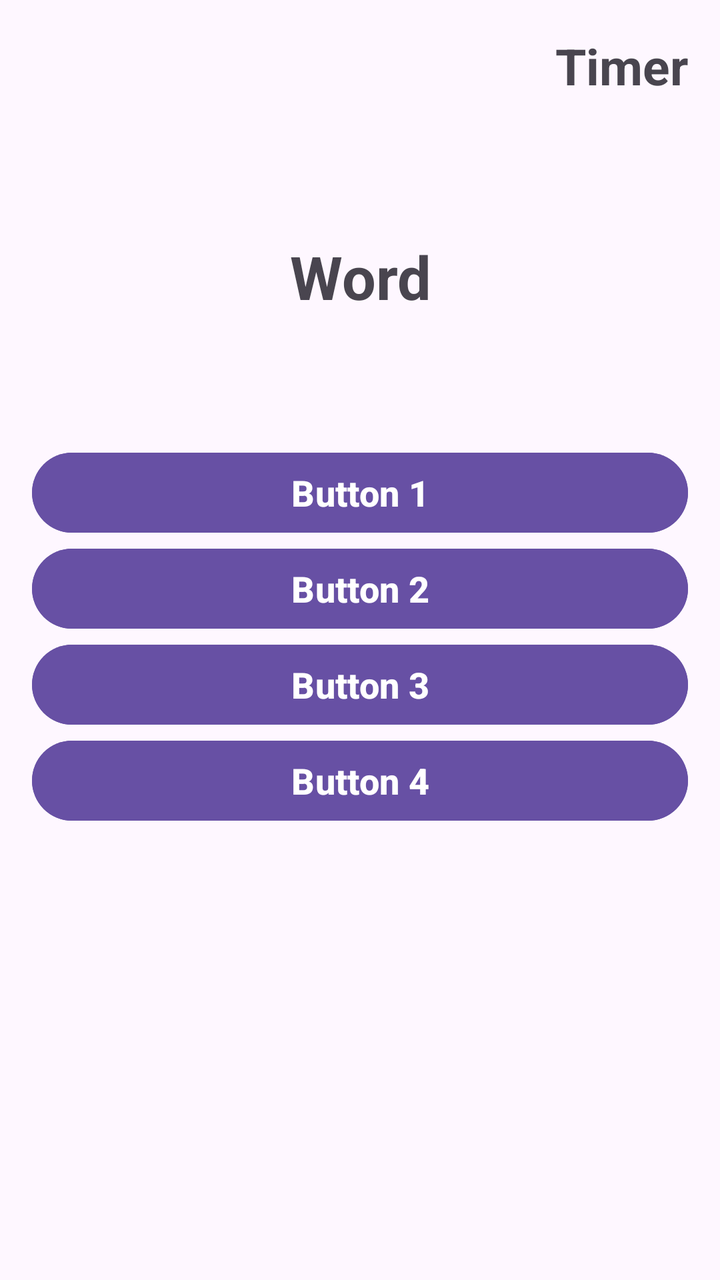
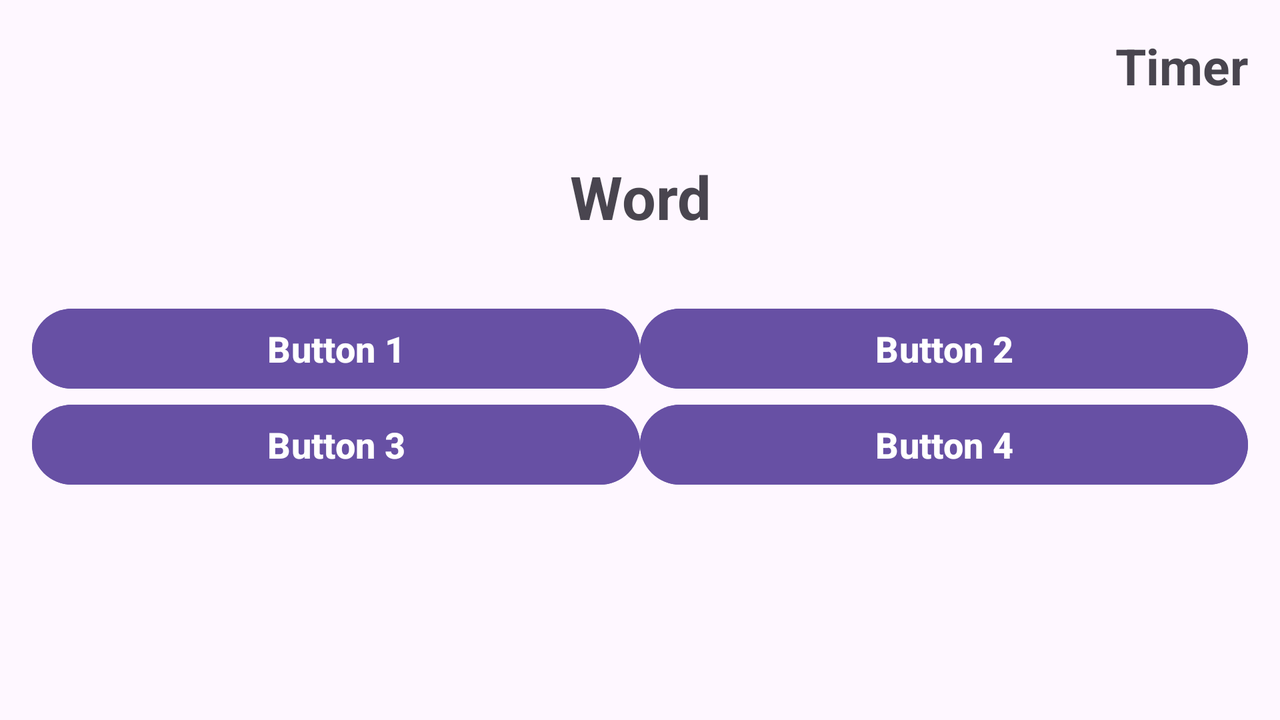

The same Android screen from two of the app's own layout files: first res/layout/ as a phone draws it, then the repository's variant for another configuration, drawn on a device whose configuration selects that folder. Both files follow.
<!-- AndroidManifest.xml: application theme Theme.LanguageEducationLab3 -->
<!-- res/layout/activity_test_with_variants.xml -->
<?xml version="1.0" encoding="utf-8"?>
<androidx.constraintlayout.widget.ConstraintLayout xmlns:android="http://schemas.android.com/apk/res/android"
    xmlns:app="http://schemas.android.com/apk/res-auto"
    xmlns:tools="http://schemas.android.com/tools"
    android:layout_width="match_parent"
    android:layout_height="match_parent"
    tools:context=".activities.TestWithVariantsActivity">

    <LinearLayout
        android:layout_width="match_parent"
        android:layout_height="match_parent"
        android:orientation="vertical">

        <TextView
            android:id="@+id/time_display_variant"
            android:layout_width="match_parent"
            android:layout_height="62dp"
            android:gravity="end"
            android:text="Timer"
            android:textStyle="bold"
            android:padding="16dp"
            android:textSize="25sp" />

        <TextView
            android:id="@+id/test_word_variant"
            android:layout_width="match_parent"
            android:layout_height="wrap_content"
            android:gravity="center"
            android:text="Word"
            android:textSize="30sp"
            android:textStyle="bold"
            android:padding="16dp"
            android:layout_marginTop="40dp"
            />

        <LinearLayout
            android:id="@+id/linear_layout_vert"
            android:layout_width="match_parent"
            android:layout_height="wrap_content"
            android:layout_marginTop="32dp"
            android:layout_marginBottom="32dp"
            android:orientation="vertical"
            android:padding="16dp"
            android:paddingLeft="5dp">

            <Button
                android:id="@+id/button_variant1"
                android:layout_width="match_parent"
                android:layout_height="wrap_content"
                android:onClick="onClicks"
                android:text="Button 1"
                android:backgroundTint="@color/main_color"
                android:textSize="18sp"
                android:textStyle="bold" />

            <Button
                android:id="@+id/button_variant2"
                android:layout_width="match_parent"
                android:layout_height="wrap_content"
                android:onClick="onClicks"
                android:text="Button 2"
                android:backgroundTint="@color/main_color"
                android:textSize="18sp"
                android:textStyle="bold" />

            <Button
                android:id="@+id/button_variant3"
                android:layout_width="match_parent"
                android:layout_height="wrap_content"
                android:onClick="onClicks"
                android:text="Button 3"
                android:backgroundTint="@color/main_color"
                android:textSize="18sp"
                android:textStyle="bold" />

            <Button
                android:id="@+id/button_variant4"
                android:layout_width="match_parent"
                android:layout_height="wrap_content"
                android:onClick="onClicks"
                android:text="Button 4"
                android:backgroundTint="@color/main_color"
                android:textSize="18sp"
                android:textStyle="bold" />

            <Button
                android:id="@+id/go_to_next_fragment_variants"
                android:layout_width="match_parent"
                android:layout_height="wrap_content"
                android:layout_marginTop="50dp"
                android:text="@string/next_ua"
                android:textSize="18sp"
                android:textStyle="bold"
                android:visibility="invisible" />

        </LinearLayout>

    </LinearLayout>
</androidx.constraintlayout.widget.ConstraintLayout>
<!-- resources referenced by this layout -->
<resources>
  <color name="main_color">#ff6750a4</color>
  <string name="next_ua">Далі</string>
  <style name="Theme.LanguageEducationLab3" parent="Base.Theme.LanguageEducationLab3" />
  <style name="Base.Theme.LanguageEducationLab3" parent="Theme.Material3.DayNight.NoActionBar">
          
          
      </style>
</resources>
<!-- res/layout-land/activity_test_with_variants.xml (the repository's variant of the layout above) -->
<!-- drawn on the phone turned sideways -->
<?xml version="1.0" encoding="utf-8"?>
<androidx.constraintlayout.widget.ConstraintLayout xmlns:android="http://schemas.android.com/apk/res/android"
    android:layout_width="match_parent"
    android:layout_height="match_parent">


    <LinearLayout
        android:layout_width="match_parent"
        android:layout_height="match_parent"
        android:orientation="vertical">

        <TextView
            android:id="@+id/time_display_variant"
            android:layout_width="match_parent"
            android:layout_height="62dp"
            android:gravity="end"
            android:text="Timer"
            android:textStyle="bold"
            android:padding="16dp"
            android:textSize="25sp" />

        <TextView
            android:id="@+id/test_word_variant"
            android:layout_width="match_parent"
            android:layout_height="wrap_content"
            android:gravity="center"
            android:text="Word"
            android:textSize="30sp"
            android:textStyle="bold"
            android:padding="16dp"

            />

        <GridLayout
            android:id="@+id/grid_layout_buttons"
            android:layout_width="match_parent"
            android:layout_height="wrap_content"
            android:alignmentMode="alignMargins"
            android:columnCount="2"
            android:rowCount="3"
            android:padding="16dp">

            <Button
                android:id="@+id/button_variant1"
                android:layout_width="0dp"
                android:layout_height="wrap_content"
                android:layout_columnWeight="1"
                android:onClick="onClicks"
                android:text="Button 1"
                android:backgroundTint="@color/main_color"
                android:textSize="18sp"
                android:textStyle="bold" />

            <Button
                android:id="@+id/button_variant2"
                android:layout_width="0dp"
                android:layout_height="wrap_content"
                android:layout_columnWeight="1"
                android:onClick="onClicks"
                android:text="Button 2"
                android:backgroundTint="@color/main_color"
                android:textSize="18sp"
                android:textStyle="bold" />

            <Button
                android:id="@+id/button_variant3"
                android:layout_width="0dp"
                android:layout_height="wrap_content"
                android:layout_columnWeight="1"
                android:onClick="onClicks"
                android:text="Button 3"
                android:backgroundTint="@color/main_color"
                android:textSize="18sp"
                android:textStyle="bold" />

            <Button
                android:id="@+id/button_variant4"
                android:layout_width="0dp"
                android:layout_height="wrap_content"
                android:layout_columnWeight="1"
                android:onClick="onClicks"
                android:text="Button 4"
                android:backgroundTint="@color/main_color"
                android:textSize="18sp"
                android:textStyle="bold" />

        </GridLayout>


        <Button
            android:id="@+id/go_to_next_fragment_variants"
            android:layout_width="match_parent"
            android:layout_height="wrap_content"
            android:layout_gravity="center"
            android:layout_marginTop="10sp"
            android:text="@string/next_ua"
            android:textSize="18sp"
            android:textStyle="bold"
            android:visibility="invisible" />

    </LinearLayout>
</androidx.constraintlayout.widget.ConstraintLayout>
